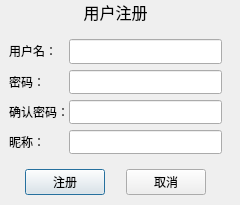
<?xml version="1.0" encoding="UTF-8"?>
<ui version="4.0">
 <class>Register</class>
 <widget class="QDialog" name="Register">
  <property name="geometry">
   <rect>
    <x>0</x>
    <y>0</y>
    <width>240</width>
    <height>205</height>
   </rect>
  </property>
  <property name="windowTitle">
   <string>Register</string>
  </property>
  <widget class="QWidget" name="widget_4" native="true">
   <property name="geometry">
    <rect>
     <x>0</x>
     <y>0</y>
     <width>231</width>
     <height>201</height>
    </rect>
   </property>
   <layout class="QVBoxLayout" name="verticalLayout_3">
    <item>
     <widget class="QLabel" name="label_4">
      <property name="sizePolicy">
       <sizepolicy hsizetype="Preferred" vsizetype="Preferred">
        <horstretch>0</horstretch>
        <verstretch>0</verstretch>
       </sizepolicy>
      </property>
      <property name="font">
       <font>
        <family>微软雅黑</family>
        <pointsize>12</pointsize>
       </font>
      </property>
      <property name="text">
       <string>用户注册</string>
      </property>
      <property name="alignment">
       <set>Qt::AlignCenter</set>
      </property>
     </widget>
    </item>
    <item>
     <layout class="QHBoxLayout" name="horizontalLayout">
      <property name="spacing">
       <number>0</number>
      </property>
      <item>
       <widget class="QWidget" name="widget_3" native="true">
        <layout class="QVBoxLayout" name="verticalLayout_2">
         <property name="rightMargin">
          <number>0</number>
         </property>
         <item>
          <widget class="QLabel" name="label">
           <property name="font">
            <font>
             <family>微软雅黑</family>
             <pointsize>9</pointsize>
            </font>
           </property>
           <property name="text">
            <string>用户名：</string>
           </property>
          </widget>
         </item>
         <item>
          <widget class="QLabel" name="label_2">
           <property name="font">
            <font>
             <family>微软雅黑</family>
             <pointsize>9</pointsize>
            </font>
           </property>
           <property name="text">
            <string>密码：</string>
           </property>
          </widget>
         </item>
         <item>
          <widget class="QLabel" name="label_5">
           <property name="font">
            <font>
             <family>微软雅黑</family>
             <pointsize>9</pointsize>
            </font>
           </property>
           <property name="text">
            <string>确认密码：</string>
           </property>
          </widget>
         </item>
         <item>
          <widget class="QLabel" name="label_3">
           <property name="font">
            <font>
             <family>微软雅黑</family>
             <pointsize>9</pointsize>
            </font>
           </property>
           <property name="text">
            <string>昵称：</string>
           </property>
          </widget>
         </item>
        </layout>
       </widget>
      </item>
      <item>
       <widget class="QWidget" name="widget" native="true">
        <layout class="QVBoxLayout" name="verticalLayout">
         <property name="leftMargin">
          <number>0</number>
         </property>
         <item>
          <widget class="QLineEdit" name="Username">
           <property name="font">
            <font>
             <family>微软雅黑</family>
             <pointsize>9</pointsize>
            </font>
           </property>
           <property name="placeholderText">
            <string/>
           </property>
          </widget>
         </item>
         <item>
          <widget class="QLineEdit" name="Passwd">
           <property name="font">
            <font>
             <family>微软雅黑 Light</family>
            </font>
           </property>
           <property name="echoMode">
            <enum>QLineEdit::Password</enum>
           </property>
           <property name="placeholderText">
            <string/>
           </property>
          </widget>
         </item>
         <item>
          <widget class="QLineEdit" name="confPasswd">
           <property name="font">
            <font>
             <family>微软雅黑 Light</family>
            </font>
           </property>
           <property name="echoMode">
            <enum>QLineEdit::Password</enum>
           </property>
           <property name="placeholderText">
            <string/>
           </property>
          </widget>
         </item>
         <item>
          <widget class="QLineEdit" name="Nickname">
           <property name="font">
            <font>
             <family>微软雅黑</family>
            </font>
           </property>
          </widget>
         </item>
        </layout>
       </widget>
      </item>
     </layout>
    </item>
    <item>
     <widget class="QWidget" name="widget_2" native="true">
      <layout class="QHBoxLayout" name="horizontalLayout_2">
       <property name="topMargin">
        <number>0</number>
       </property>
       <property name="bottomMargin">
        <number>6</number>
       </property>
       <item>
        <spacer name="horizontalSpacer_2">
         <property name="orientation">
          <enum>Qt::Horizontal</enum>
         </property>
         <property name="sizeHint" stdset="0">
          <size>
           <width>3</width>
           <height>20</height>
          </size>
         </property>
        </spacer>
       </item>
       <item>
        <widget class="QPushButton" name="registerBtn">
         <property name="text">
          <string>注册</string>
         </property>
        </widget>
       </item>
       <item>
        <spacer name="horizontalSpacer">
         <property name="orientation">
          <enum>Qt::Horizontal</enum>
         </property>
         <property name="sizeHint" stdset="0">
          <size>
           <width>4</width>
           <height>20</height>
          </size>
         </property>
        </spacer>
       </item>
       <item>
        <widget class="QPushButton" name="cancelBtn">
         <property name="text">
          <string>取消</string>
         </property>
        </widget>
       </item>
       <item>
        <spacer name="horizontalSpacer_3">
         <property name="orientation">
          <enum>Qt::Horizontal</enum>
         </property>
         <property name="sizeHint" stdset="0">
          <size>
           <width>11</width>
           <height>20</height>
          </size>
         </property>
        </spacer>
       </item>
      </layout>
     </widget>
    </item>
   </layout>
  </widget>
 </widget>
 <resources/>
 <connections/>
</ui>
